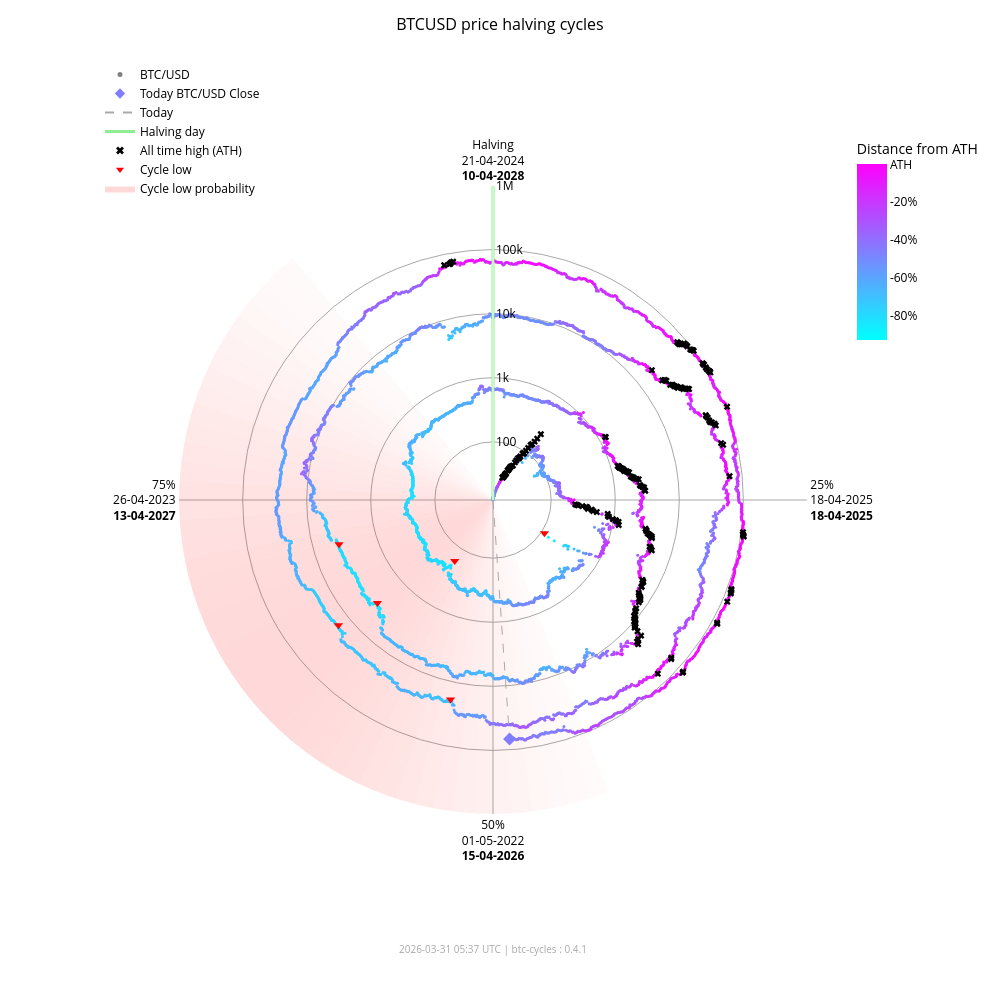

This figure's notebook cell:
### Markdown cell above
### Interactive chart (plotly)

### Code cell
fig_interactive = btc.plot(
    kind="interactive",
    from_date="2012-11-28",
)
# plotly config for interactivity
config = {"scrollZoom": True, "displayModeBar": True}
# display in notebook
fig_interactive.show(config=config)

### Figure 1 — Plotly figure (JSON) as saved in the notebook; plotly's stock layout.template omitted (floating-point values rounded to 4 significant figures; data arrays with more than 128 entries replaced by an {"elided": "..."} marker saying what was removed)
{"data": [{"fill": "toself", "fillcolor": "rgba(255,0,0,0.017168280509461755)", "hoverinfo": "skip", "line": {"width": 0}, "mode": "lines", "r": [12.35, 1000000, 1000000, 12.35, 12.35], "showlegend": false, "theta": [158.4, 158.4, 162.0, 162.0, 158.4], "type": "scatterpolar"}, {"fill": "toself", "fillcolor": "rgba(255,0,0,0.022114794501891175)", "hoverinfo": "skip", "line": {"width": 0}, "mode": "lines", "r": [12.35, 1000000, 1000000, 12.35, 12.35], "showlegend": false, "theta": [162.0, 162.0, 165.6, 165.6, 162.0], "type": "scatterpolar"}, {"fill": "toself", "fillcolor": "rgba(255,0,0,0.02790404259511669)", "hoverinfo": "skip", "line": {"width": 0}, "mode": "lines", "r": [12.35, 1000000, 1000000, 12.35, 12.35], "showlegend": false, "theta": [165.6, 165.6, 169.2, 169.2, 165.6], "type": "scatterpolar"}, {"fill": "toself", "fillcolor": "rgba(255,0,0,0.034518294852420334)", "hoverinfo": "skip", "line": {"width": 0}, "mode": "lines", "r": [12.35, 1000000, 1000000, 12.35, 12.35], "showlegend": false, "theta": [169.2, 169.2, 172.8, 172.8, 169.2], "type": "scatterpolar"}, {"fill": "toself", "fillcolor": "rgba(255,0,0,0.041901979682821514)", "hoverinfo": "skip", "line": {"width": 0}, "mode": "lines", "r": [12.35, 1000000, 1000000, 12.35, 12.35], "showlegend": false, "theta": [172.8, 172.8, 176.4, 176.4, 172.8], "type": "scatterpolar"}, {"fill": "toself", "fillcolor": "rgba(255,0,0,0.04996405861294358)", "hoverinfo": "skip", "line": {"width": 0}, "mode": "lines", "r": [12.35, 1000000, 1000000, 12.35, 12.35], "showlegend": false, "theta": [176.4, 176.4, 180.0, 180.0, 176.4], "type": "scatterpolar"}, {"fill": "toself", "fillcolor": "rgba(255,0,0,0.05858349692240514)", "hoverinfo": "skip", "line": {"width": 0}, "mode": "lines", "r": [12.35, 1000000, 1000000, 12.35, 12.35], "showlegend": false, "theta": [180.0, 180.0, 183.6, 183.6, 180.0], "type": "scatterpolar"}, {"fill": "toself", "fillcolor": "rgba(255,0,0,0.06761662035375064)", "hoverinfo": "skip", "line": {"width": 0}, "mode": "lines", "r": [12.35, 1000000, 1000000, 12.35, 12.35], "showlegend": false, "theta": [183.6, 183.6, 187.2, 187.2, 183.6], "type": "scatterpolar"}, {"fill": "toself", "fillcolor": "rgba(255,0,0,0.07690481219944661)", "hoverinfo": "skip", "line": {"width": 0}, "mode": "lines", "r": [12.35, 1000000, 1000000, 12.35, 12.35], "showlegend": false, "theta": [187.2, 187.2, 190.8, 190.8, 187.2], "type": "scatterpolar"}, {"fill": "toself", "fillcolor": "rgba(255,0,0,0.08628112000611096)", "hoverinfo": "skip", "line": {"width": 0}, "mode": "lines", "r": [12.35, 1000000, 1000000, 12.35, 12.35], "showlegend": false, "theta": [190.8, 190.8, 194.4, 194.4, 190.8], "type": "scatterpolar"}, {"fill": "toself", "fillcolor": "rgba(255,0,0,0.09557490841018089)", "hoverinfo": "skip", "line": {"width": 0}, "mode": "lines", "r": [12.35, 1000000, 1000000, 12.35, 12.35], "showlegend": false, "theta": [194.4, 194.4, 198.0, 198.0, 194.4], "type": "scatterpolar"}, {"fill": "toself", "fillcolor": "rgba(255,0,0,0.10461455782963762)", "hoverinfo": "skip", "line": {"width": 0}, "mode": "lines", "r": [12.35, 1000000, 1000000, 12.35, 12.35], "showlegend": false, "theta": [198.0, 198.0, 201.6, 201.6, 198.0], "type": "scatterpolar"}, {"fill": "toself", "fillcolor": "rgba(255,0,0,0.11322908719652829)", "hoverinfo": "skip", "line": {"width": 0}, "mode": "lines", "r": [12.35, 1000000, 1000000, 12.35, 12.35], "showlegend": false, "theta": [201.6, 201.6, 205.2, 205.2, 201.6], "type": "scatterpolar"}, {"fill": "toself", "fillcolor": "rgba(255,0,0,0.12125015337052986)", "hoverinfo": "skip", "line": {"width": 0}, "mode": "lines", "r": [12.35, 1000000, 1000000, 12.35, 12.35], "showlegend": false, "theta": [205.2, 205.2, 208.8, 208.8, 205.2], "type": "scatterpolar"}, {"fill": "toself", "fillcolor": "rgba(255,0,0,0.12851590515331976)", "hoverinfo": "skip", "line": {"width": 0}, "mode": "lines", "r": [12.35, 1000000, 1000000, 12.35, 12.35], "showlegend": false, "theta": [208.8, 208.8, 212.4, 212.4, 208.8], "type": "scatterpolar"}, {"fill": "toself", "fillcolor": "rgba(255,0,0,0.13487757461161184)", "hoverinfo": "skip", "line": {"width": 0}, "mode": "lines", "r": [12.35, 1000000, 1000000, 12.35, 12.35], "showlegend": false, "theta": [212.4, 212.4, 216.0, 216.0, 212.4], "type": "scatterpolar"}, {"fill": "toself", "fillcolor": "rgba(255,0,0,0.14020862181849592)", "hoverinfo": "skip", "line": {"width": 0}, "mode": "lines", "r": [12.35, 1000000, 1000000, 12.35, 12.35], "showlegend": false, "theta": [216.0, 216.0, 219.6, 219.6, 216.0], "type": "scatterpolar"}, {"fill": "toself", "fillcolor": "rgba(255,0,0,0.14441504950654527)", "hoverinfo": "skip", "line": {"width": 0}, "mode": "lines", "r": [12.35, 1000000, 1000000, 12.35, 12.35], "showlegend": false, "theta": [219.6, 219.6, 223.2, 223.2, 219.6], "type": "scatterpolar"}, {"fill": "toself", "fillcolor": "rgba(255,0,0,0.14744459351271713)", "hoverinfo": "skip", "line": {"width": 0}, "mode": "lines", "r": [12.35, 1000000, 1000000, 12.35, 12.35], "showlegend": false, "theta": [223.2, 223.2, 226.8, 226.8, 223.2], "type": "scatterpolar"}, {"fill": "toself", "fillcolor": "rgba(255,0,0,0.14929223192296423)", "hoverinfo": "skip", "line": {"width": 0}, "mode": "lines", "r": [12.35, 1000000, 1000000, 12.35, 12.35], "showlegend": false, "theta": [226.8, 226.8, 230.4, 230.4, 226.8], "type": "scatterpolar"}, {"fill": "toself", "fillcolor": "rgba(255,0,0,0.15)", "hoverinfo": "skip", "line": {"width": 0}, "mode": "lines", "r": [12.35, 1000000, 1000000, 12.35, 12.35], "showlegend": false, "theta": [230.4, 230.4, 234.0, 234.0, 230.4], "type": "scatterpolar"}, {"fill": "toself", "fillcolor": "rgba(255,0,0,0.14965033825231114)", "hoverinfo": "skip", "line": {"width": 0}, "mode": "lines", "r": [12.35, 1000000, 1000000, 12.35, 12.35], "showlegend": false, "theta": [234.0, 234.0, 237.6, 237.6, 234.0], "type": "scatterpolar"}, {"fill": "toself", "fillcolor": "rgba(255,0,0,0.14835378057909807)", "hoverinfo": "skip", "line": {"width": 0}, "mode": "lines", "r": [12.35, 1000000, 1000000, 12.35, 12.35], "showlegend": false, "theta": [237.6, 237.6, 241.2, 241.2, 237.6], "type": "scatterpolar"}, {"fill": "toself", "fillcolor": "rgba(255,0,0,0.14623322283554635)", "hoverinfo": "skip", "line": {"width": 0}, "mode": "lines", "r": [12.35, 1000000, 1000000, 12.35, 12.35], "showlegend": false, "theta": [241.2, 241.2, 244.8, 244.8, 241.2], "type": "scatterpolar"}, {"fill": "toself", "fillcolor": "rgba(255,0,0,0.1434078538226231)", "hoverinfo": "skip", "line": {"width": 0}, "mode": "lines", "r": [12.35, 1000000, 1000000, 12.35, 12.35], "showlegend": false, "theta": [244.8, 244.8, 248.4, 248.4, 244.8], "type": "scatterpolar"}, {"fill": "toself", "fillcolor": "rgba(255,0,0,0.13997983179373427)", "hoverinfo": "skip", "line": {"width": 0}, "mode": "lines", "r": [12.35, 1000000, 1000000, 12.35, 12.35], "showlegend": false, "theta": [248.4, 248.4, 252.0, 252.0, 248.4], "type": "scatterpolar"}, {"fill": "toself", "fillcolor": "rgba(255,0,0,0.13602598258454268)", "hoverinfo": "skip", "line": {"width": 0}, "mode": "lines", "r": [12.35, 1000000, 1000000, 12.35, 12.35], "showlegend": false, "theta": [252.0, 252.0, 255.6, 255.6, 252.0], "type": "scatterpolar"}, {"fill": "toself", "fillcolor": "rgba(255,0,0,0.13159547355344953)", "hoverinfo": "skip", "line": {"width": 0}, "mode": "lines", "r": [12.35, 1000000, 1000000, 12.35, 12.35], "showlegend": false, "theta": [255.6, 255.6, 259.2, 259.2, 255.6], "type": "scatterpolar"}, {"fill": "toself", "fillcolor": "rgba(255,0,0,0.12671301775492697)", "hoverinfo": "skip", "line": {"width": 0}, "mode": "lines", "r": [12.35, 1000000, 1000000, 12.35, 12.35], "showlegend": false, "theta": [259.2, 259.2, 262.8, 262.8, 259.2], "type": "scatterpolar"}, {"fill": "toself", "fillcolor": "rgba(255,0,0,0.12138610149219965)", "hoverinfo": "skip", "line": {"width": 0}, "mode": "lines", "r": [12.35, 1000000, 1000000, 12.35, 12.35], "showlegend": false, "theta": [262.8, 262.8, 266.4, 266.4, 262.8], "type": "scatterpolar"}, {"fill": "toself", "fillcolor": "rgba(255,0,0,0.1156142551644921)", "hoverinfo": "skip", "line": {"width": 0}, "mode": "lines", "r": [12.35, 1000000, 1000000, 12.35, 12.35], "showlegend": false, "theta": [266.4, 266.4, 270.0, 270.0, 266.4], "type": "scatterpolar"}, {"fill": "toself", "fillcolor": "rgba(255,0,0,0.10939851441251548)", "hoverinfo": "skip", "line": {"width": 0}, "mode": "lines", "r": [12.35, 1000000, 1000000, 12.35, 12.35], "showlegend": false, "theta": [270.0, 270.0, 273.6, 273.6, 270.0], "type": "scatterpolar"}, {"fill": "toself", "fillcolor": "rgba(255,0,0,0.10274974912946185)", "hoverinfo": "skip", "line": {"width": 0}, "mode": "lines", "r": [12.35, 1000000, 1000000, 12.35, 12.35], "showlegend": false, "theta": [273.6, 273.6, 277.2, 277.2, 273.6], "type": "scatterpolar"}, {"fill": "toself", "fillcolor": "rgba(255,0,0,0.09569517349791425)", "hoverinfo": "skip", "line": {"width": 0}, "mode": "lines", "r": [12.35, 1000000, 1000000, 12.35, 12.35], "showlegend": false, "theta": [277.2, 277.2, 280.8, 280.8, 277.2], "type": "scatterpolar"}, {"fill": "toself", "fillcolor": "rgba(255,0,0,0.08828282625646727)", "hoverinfo": "skip", "line": {"width": 0}, "mode": "lines", "r": [12.35, 1000000, 1000000, 12.35, 12.35], "showlegend": false, "theta": [280.8, 280.8, 284.4, 284.4, 280.8], "type": "scatterpolar"}, {"fill": "toself", "fillcolor": "rgba(255,0,0,0.08058400018765345)", "hoverinfo": "skip", "line": {"width": 0}, "mode": "lines", "r": [12.35, 1000000, 1000000, 12.35, 12.35], "showlegend": false, "theta": [284.4, 284.4, 288.0, 288.0, 284.4], "type": "scatterpolar"}, {"fill": "toself", "fillcolor": "rgba(255,0,0,0.07269354608292704)", "hoverinfo": "skip", "line": {"width": 0}, "mode": "lines", "r": [12.35, 1000000, 1000000, 12.35, 12.35], "showlegend": false, "theta": [288.0, 288.0, 291.6, 291.6, 288.0], "type": "scatterpolar"}, {"fill": "toself", "fillcolor": "rgba(255,0,0,0.06472784449068783)", "hoverinfo": "skip", "line": {"width": 0}, "mode": "lines", "r": [12.35, 1000000, 1000000, 12.35, 12.35], "showlegend": false, "theta": [291.6, 291.6, 295.2, 295.2, 291.6], "type": "scatterpolar"}, {"fill": "toself", "fillcolor": "rgba(255,0,0,0.05682021976743955)", "hoverinfo": "skip", "line": {"width": 0}, "mode": "lines", "r": [12.35, 1000000, 1000000, 12.35, 12.35], "showlegend": false, "theta": [295.2, 295.2, 298.8, 298.8, 295.2], "type": "scatterpolar"}, {"fill": "toself", "fillcolor": "rgba(255,0,0,0.04911378436707333)", "hoverinfo": "skip", "line": {"width": 0}, "mode": "lines", "r": [12.35, 1000000, 1000000, 12.35, 12.35], "showlegend": false, "theta": [298.8, 298.8, 302.4, 302.4, 298.8], "type": "scatterpolar"}, {"fill": "toself", "fillcolor": "rgba(255,0,0,0.04175213714896469)", "hoverinfo": "skip", "line": {"width": 0}, "mode": "lines", "r": [12.35, 1000000, 1000000, 12.35, 12.35], "showlegend": false, "theta": [302.4, 302.4, 306.0, 306.0, 302.4], "type": "scatterpolar"}, {"fill": "toself", "fillcolor": "rgba(255,0,0,0.034868865657538876)", "hoverinfo": "skip", "line": {"width": 0}, "mode": "lines", "r": [12.35, 1000000, 1000000, 12.35, 12.35], "showlegend": false, "theta": [306.0, 306.0, 309.6, 309.6, 306.0], "type": "scatterpolar"}, {"fill": "toself", "fillcolor": "rgba(255,0,0,0.02857722515334582)", "hoverinfo": "skip", "line": {"width": 0}, "mode": "lines", "r": [12.35, 1000000, 1000000, 12.35, 12.35], "showlegend": false, "theta": [309.6, 309.6, 313.2, 313.2, 309.6], "type": "scatterpolar"}, {"fill": "toself", "fillcolor": "rgba(255,0,0,0.022961515313555197)", "hoverinfo": "skip", "line": {"width": 0}, "mode": "lines", "r": [12.35, 1000000, 1000000, 12.35, 12.35], "showlegend": false, "theta": [313.2, 313.2, 316.8, 316.8, 313.2], "type": "scatterpolar"}, {"fill": "toself", "fillcolor": "rgba(255,0,0,0.01807146942917362)", "hoverinfo": "skip", "line": {"width": 0}, "mode": "lines", "r": [12.35, 1000000, 1000000, 12.35, 12.35], "showlegend": false, "theta": [316.8, 316.8, 320.4, 320.4, 316.8], "type": "scatterpolar"}, {"hoverinfo": "text", "marker": {"color": {"elided": "4872 str values"}, "size": 3}, "mode": "markers", "r": {"elided": "4872 float values"}, "showlegend": false, "text": {"elided": "4872 str values"}, "theta": {"elided": "4872 float values"}, "type": "scatterpolar"}, {"hoverinfo": "skip", "line": {"color": "lightgreen", "width": 3}, "mode": "lines", "r": [12.35, 1000000], "showlegend": false, "theta": [0, 0], "type": "scatterpolar"}, {"hoverinfo": "skip", "line": {"color": "darkgrey", "dash": "dash", "width": 1}, "mode": "lines", "r": [12.35, 67650.0], "showlegend": false, "theta": [176.0, 176.0], "type": "scatterpolar"}, {"hoverinfo": "text", "marker": {"color": "#827dff", "size": 10, "symbol": "diamond"}, "mode": "markers", "r": [67650.0], "showlegend": false, "text": ["Today<br>Date: 2026-03-31<br>Price: $67,648.00"], "theta": [176.0], "type": "scatterpolar"}, {"hoverinfo": "text", "marker": {"color": "black", "size": 6, "symbol": "x"}, "mode": "markers", "r": {"elided": "195 float values"}, "showlegend": false, "text": {"elided": "195 str values"}, "theta": {"elided": "195 float values"}, "type": "scatterpolar"}, {"hoverinfo": "text", "marker": {"color": "red", "size": 8, "symbol": "triangle-down"}, "mode": "markers", "r": [111.6, 164.9, 3233.0, 3925.0, 18950.0, 15760.0], "showlegend": false, "text": ["Cycle Low<br>Date: 2014-02-21<br>Price: $111.56<br>ATH distance: -91.0%", "Cycle Low<br>Date: 2015-01-14<br>Price: $164.92<br>ATH distance: -86.7%", "Cycle Low<br>Date: 2018-12-15<br>Price: $3,232.51<br>ATH distance: -83.3%", "Cycle Low<br>Date: 2019-03-25<br>Price: $3,924.55<br>ATH distance: -79.7%", "Cycle Low<br>Date: 2022-06-18<br>Price: $18,954.25<br>ATH distance: -71.9%", "Cycle Low<br>Date: 2022-11-21<br>Price: $15,760.19<br>ATH distance: -76.7%"], "theta": [122.8, 212.1, 228.3, 254.0, 192.0, 231.0], "type": "scatterpolar"}, {"marker": {"color": "grey", "size": 5}, "mode": "markers", "name": "BTC/USD", "r": [null], "theta": [null], "type": "scatterpolar"}, {"marker": {"color": "#827dff", "size": 8, "symbol": "diamond"}, "mode": "markers", "name": "Today BTC/USD Close", "r": [null], "theta": [null], "type": "scatterpolar"}, {"line": {"color": "darkgrey", "dash": "dash"}, "mode": "lines", "name": "Today", "r": [null], "theta": [null], "type": "scatterpolar"}, {"line": {"color": "lightgreen", "width": 3}, "mode": "lines", "name": "Halving day", "r": [null], "theta": [null], "type": "scatterpolar"}, {"marker": {"color": "black", "size": 7, "symbol": "x"}, "mode": "markers", "name": "All time high (ATH)", "r": [null], "theta": [null], "type": "scatterpolar"}, {"marker": {"color": "red", "size": 7, "symbol": "triangle-down"}, "mode": "markers", "name": "Cycle low", "r": [null], "theta": [null], "type": "scatterpolar"}, {"fill": "toself", "fillcolor": "rgba(255,0,0,0.15)", "line": {"width": 0}, "mode": "lines", "name": "Cycle low probability", "r": [null], "theta": [null], "type": "scatterpolar"}, {"hoverinfo": "skip", "marker": {"cmax": 0, "cmin": -0.9307, "color": [0], "colorbar": {"len": 0.25, "ticktext": ["ATH", "-20%", "-40%", "-60%", "-80%", "-100%"], "tickvals": [0, -0.2, -0.4, -0.6, -0.8, -1.0], "title": {"text": "Distance from ATH"}, "x": 0.95, "y": 0.92, "yanchor": "top"}, "colorscale": {"elided": "256x2 mixed values"}, "showscale": true, "size": 0}, "mode": "markers", "r": [null], "showlegend": false, "theta": [null], "type": "scatterpolar"}], "layout": {"annotations": [{"font": {"color": "darkgrey", "size": 10}, "showarrow": false, "text": "2026-03-31 05:37 UTC | btc-cycles : 0.4.1", "x": 0.5, "xref": "paper", "y": -0.02, "yref": "paper"}], "font": {"color": "black"}, "height": 1000, "legend": {"bgcolor": "rgba(0,0,0,0)", "font": {"color": "black"}, "x": 0.0, "y": 1.0}, "margin": {"b": 60, "l": 100, "r": 80, "t": 60}, "paper_bgcolor": "white", "plot_bgcolor": "white", "polar": {"angularaxis": {"color": "black", "direction": "clockwise", "gridcolor": "darkgrey", "rotation": 90, "ticktext": ["Halving<br>21-04-2024<br><b>10-04-2028</b>", "25%<br>18-04-2025<br><b>18-04-2025</b>", "50%<br>01-05-2022<br><b>15-04-2026</b>", "75%<br>26-04-2023<br><b>13-04-2027</b>"], "tickvals": [0, 90, 180, 270]}, "bgcolor": "white", "domain": {"x": [0.1, 0.9], "y": [0.05, 0.95]}, "radialaxis": {"angle": 90, "color": "black", "gridcolor": "darkgrey", "range": [1.092, 6.0], "tickangle": 90, "ticktext": ["100", "1k", "10k", "100k", "1M"], "tickvals": [100, 1000, 10000, 100000, 1000000], "type": "log"}}, "title": {"font": {"color": "black", "size": 16}, "text": "BTCUSD price halving cycles", "x": 0.5}, "width": 1000}}
